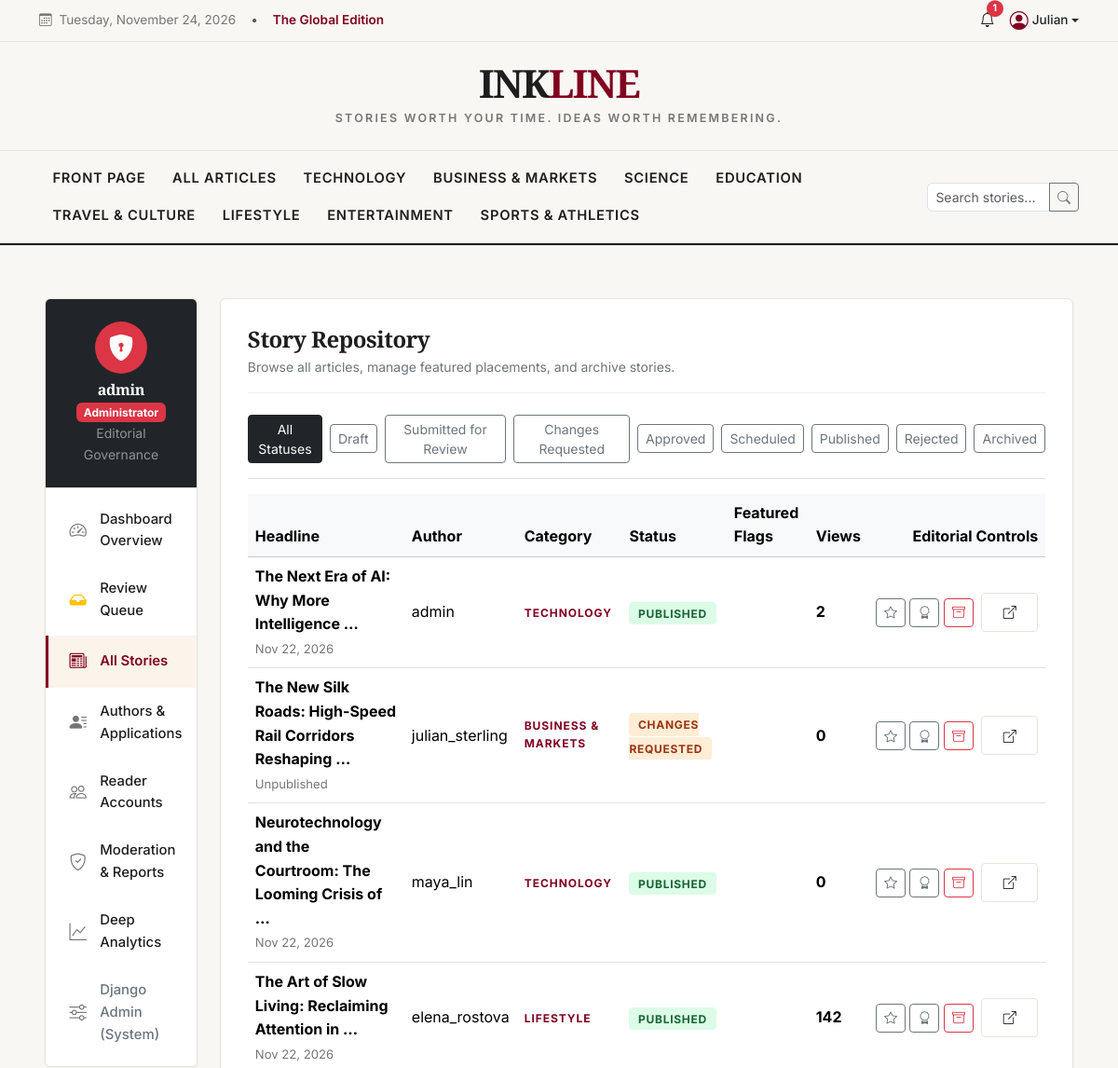
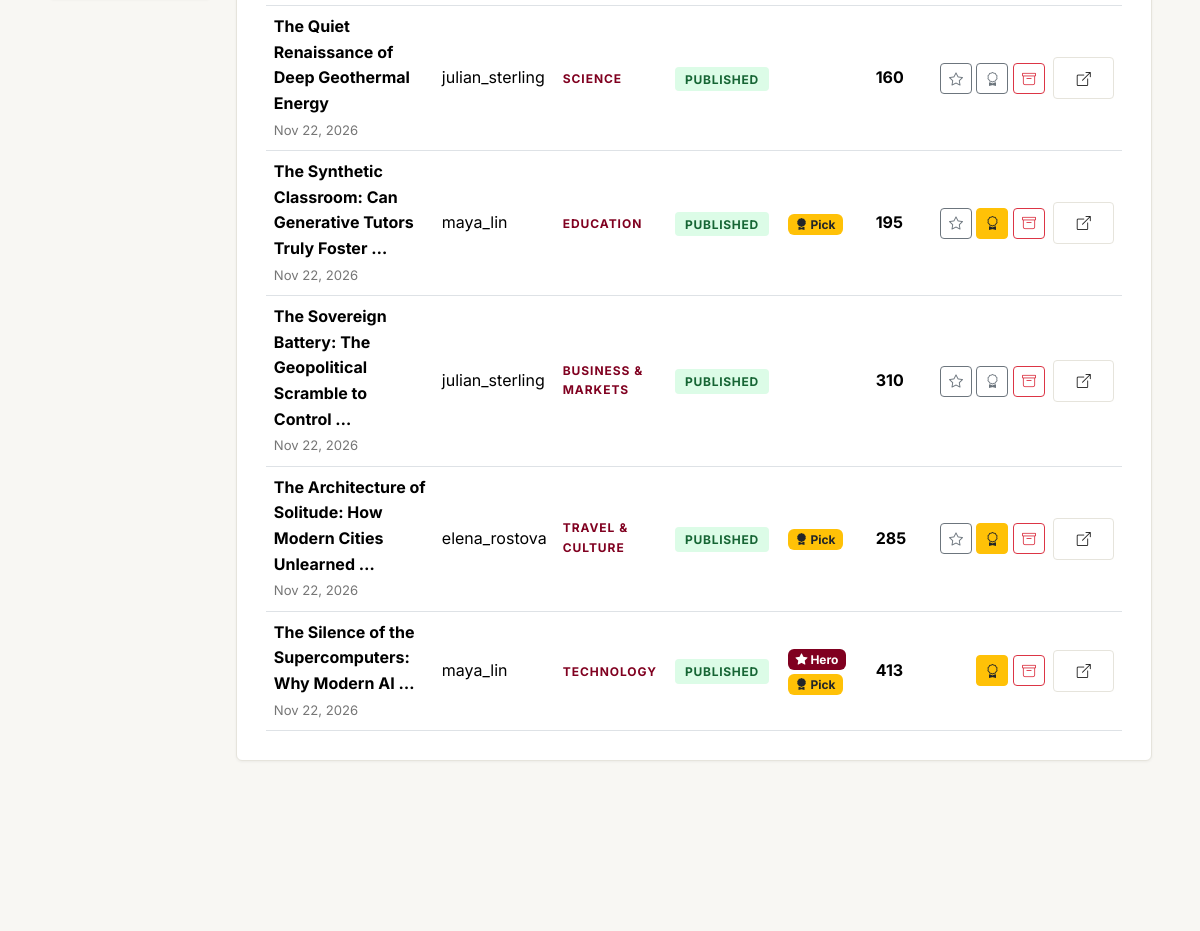
Before: /dashboard/admin-portal/articles/ (signed in, upper part) with the older database file (2 pictures, top to bottom).
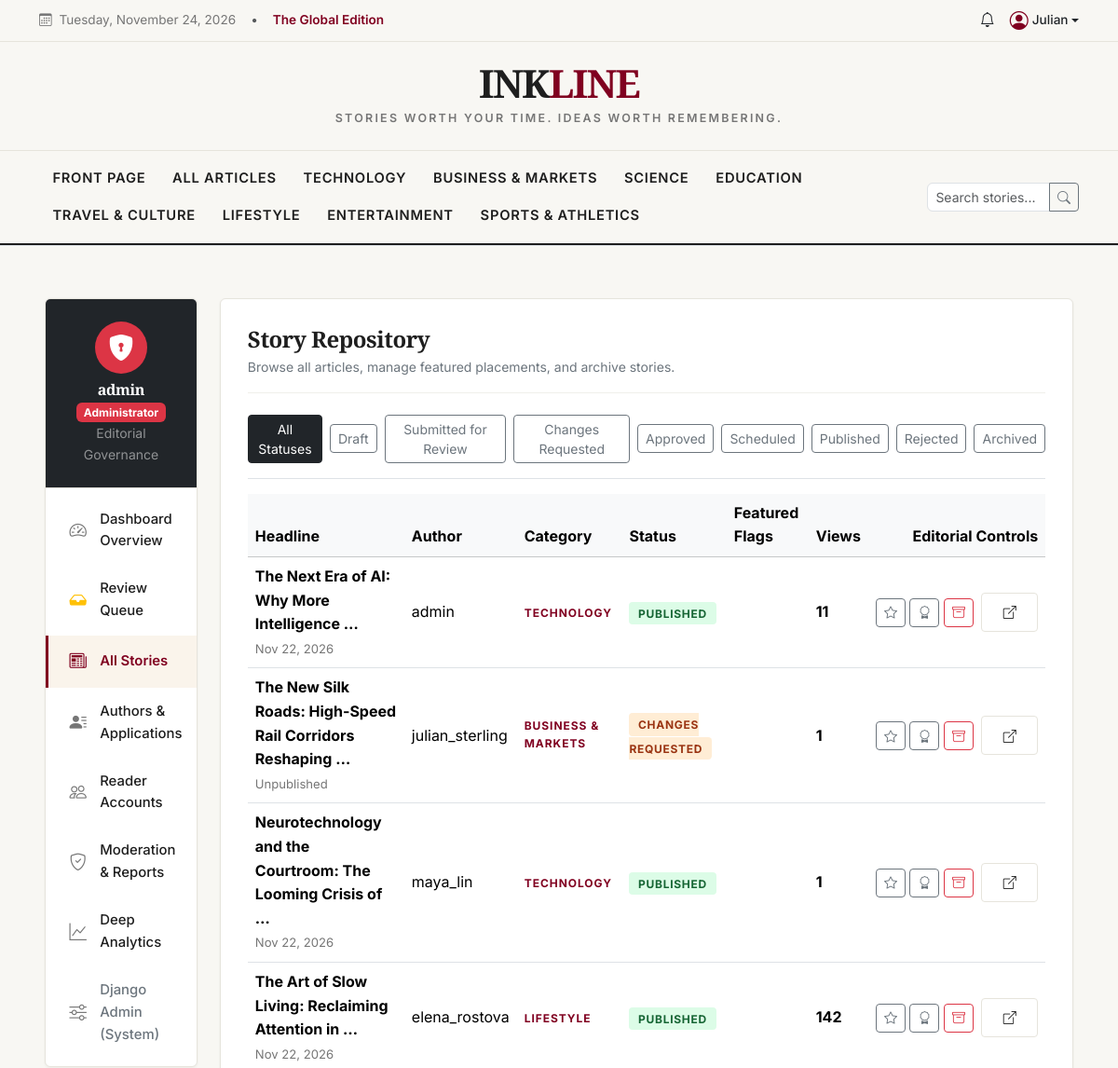
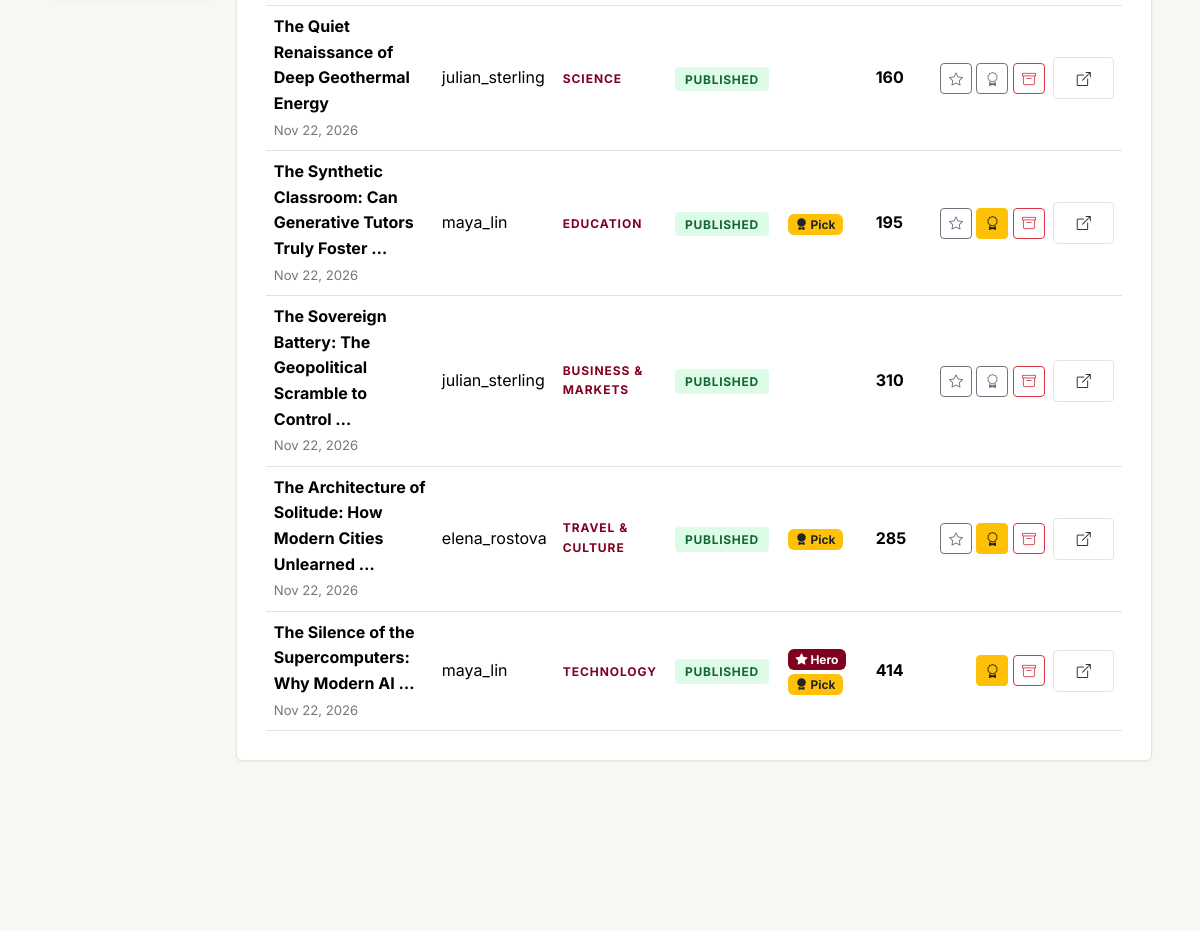
After: the same page with the newer database file (2 pictures, top to bottom).
### articles/models.py (models this page shows, shortened)
class Article(models.Model):
    class ArticleType(models.TextChoices):
        NEWS = 'NEWS', 'News'
        OPINION = 'OPINION', 'Opinion'
        FEATURE = 'FEATURE', 'Feature Story'
        EDITORIAL = 'EDITORIAL', 'Editorial'
        INTERVIEW = 'INTERVIEW', 'Interview'
        LONGFORM = 'LONGFORM', 'Long-form Investigation'
    class ArticleStatus(models.TextChoices):
        DRAFT = 'DRAFT', 'Draft'
        SUBMITTED = 'SUBMITTED', 'Submitted for Review'
        CHANGES_REQUESTED = 'CHANGES_REQUESTED', 'Changes Requested'
        APPROVED = 'APPROVED', 'Approved'
        SCHEDULED = 'SCHEDULED', 'Scheduled'
        PUBLISHED = 'PUBLISHED', 'Published'
        REJECTED = 'REJECTED', 'Rejected'
        ARCHIVED = 'ARCHIVED', 'Archived'
    title = models.CharField(max_length=255)
    subtitle = models.CharField(max_length=350, blank=True)
    slug = models.SlugField(max_length=280, unique=True, db_index=True)
    author = models.ForeignKey(settings.AUTH_USER_MODEL, on_delete=models.CASCADE, related_name='articles')
    category = models.ForeignKey(Category, on_delete=models.PROTECT, related_name='articles')
    tags = models.ManyToManyField(Tag, blank=True, related_name='articles')
    article_type = models.CharField(max_length=20, choices=ArticleType.choices, default=ArticleType.NEWS)
    excerpt = models.TextField(max_length=600, help_text='Short teaser shown to public visitors.')
    content = models.TextField(help_text='Full article content. Protected server-side.')
    cover_image = models.ImageField(upload_to='article_covers/', blank=True, null=True)
    cover_caption = models.CharField(max_length=255, blank=True)
    cover_credit = models.CharField(max_length=150, blank=True)
    status = models.CharField(max_length=20, choices=ArticleStatus.choices, default=ArticleStatus.DRAFT, db_index=True)
    word_count = models.PositiveIntegerField(default=0)
    estimated_reading_time = models.PositiveIntegerField(default=1, help_text='Estimated reading time in minutes')
    views_count = models.PositiveIntegerField(default=0)
    is_featured = models.BooleanField(default=False, help_text='Show in top featured hero banner')
    is_editors_pick = models.BooleanField(default=False, help_text='Show in Editor\'s Picks carousel')
    is_trending = models.BooleanField(default=False, help_text='Manually flag or algorithmically elevated')
    sources = models.TextField(blank=True, help_text='Optional primary sources or citations')
    created_at = models.DateTimeField(auto_now_add=True)
    updated_at = models.DateTimeField(auto_now=True)
    scheduled_at = models.DateTimeField(null=True, blank=True)
    published_at = models.DateTimeField(null=True, blank=True, db_index=True)
    class Meta:
        ordering = ['-published_at', '-created_at']

class Category(models.Model):
    name = models.CharField(max_length=100, unique=True)
    slug = models.SlugField(max_length=120, unique=True)
    description = models.TextField(blank=True)
    icon = models.CharField(max_length=50, default='bi-newspaper', help_text='Bootstrap Icon class')
    accent_color = models.CharField(max_length=30, default='#800020', help_text='Hex color code')
    order = models.PositiveIntegerField(default=0)
    is_active = models.BooleanField(default=True)
    class Meta:
        verbose_name_plural = 'Categories'
        ordering = ['order', 'name']

### accounts/models.py (models this page shows, shortened)
class CustomUser(AbstractUser):
    class Role(models.TextChoices):
        READER = 'READER', 'Reader'
        AUTHOR = 'AUTHOR', 'Author'
        ADMIN = 'ADMIN', 'Administrator'
    email = models.EmailField(unique=True, verbose_name='Email Address')
    role = models.CharField(max_length=20, choices=Role.choices, default=Role.READER)
    is_email_verified = models.BooleanField(default=False)
    email_verification_token = models.CharField(max_length=100, blank=True, null=True)
    created_at = models.DateTimeField(default=timezone.now)
    USERNAME_FIELD = 'username'
    REQUIRED_FIELDS = ['email']
    @property
    def is_author(self):
        return self.role == self.Role.AUTHOR or hasattr(self, 'author_profile') and self.author_profile.is_approved

### dashboards/views.py (the view)
# urls.py: path('admin-portal/articles/', views.admin_all_articles_view, name='admin_all_articles'),
@admin_required
def admin_all_articles_view(request):
    articles_qs = Article.objects.all().select_related('author', 'category').order_by('-created_at')
    status_filter = request.GET.get('status')
    if status_filter:
        articles_qs = articles_qs.filter(status=status_filter)
    search_query = request.GET.get('q', '').strip()
    if search_query:
        articles_qs = articles_qs.filter(
            Q(title__icontains=search_query) | Q(author__username__icontains=search_query)
        )
    paginator = Paginator(articles_qs, 15)
    page_obj = paginator.get_page(request.GET.get('page'))
    return render(request, 'admin_dashboard/all_articles.html', {
        'page_obj': page_obj,
        'status_filter': status_filter,
        'statuses': Article.ArticleStatus.choices,
    })

### accounts/permissions.py (called while the page is built)
def admin_required(view_func):
    @wraps(view_func)
    def _wrapped_view(request, *args, **kwargs):
        if not request.user.is_authenticated:
            messages.warning(request, "Please log in with administrator privileges.")
            return redirect(f"/accounts/login/?next={request.path}")
        if not (request.user.is_staff or request.user.is_superuser or request.user.role == 'ADMIN'):
            messages.error(request, "Administrator access required.")
            return redirect('homepage')
        return view_func(request, *args, **kwargs)
    return _wrapped_view

### articles/context_processors.py (called while the page is built)
def global_categories(request):
    try:
        categories = Category.objects.filter(is_active=True).order_by('order', 'name')
    except Exception:
        categories = []
    return {'global_categories': categories}

### reader_features/context_processors.py (called while the page is built)
def user_notifications_count(request):
    if request.user.is_authenticated:
        try:
            unread_count = Notification.objects.filter(recipient=request.user, is_read=False).count()
        except Exception:
            unread_count = 0
        return {'unread_notifications_count': unread_count}
    return {'unread_notifications_count': 0}

### templates/admin_dashboard/all_articles.html (shortened to what the changed rows need)
{% extends 'admin_dashboard/base_admin.html' %}
{% block admin_content %}
<div class="dashboard-card">
    <div class="table-responsive">
        <table class="table table-hover align-middle mb-0">
            <thead class="table-light">
                <tr>
                    <th>Headline</th>
                    <th>Author</th>
                    <th>Category</th>
                    <th>Status</th>
                    <th>Featured Flags</th>
                    <th>Views</th>
                    <th class="text-end">Editorial Controls</th>
                </tr>
            </thead>
            <tbody>
                {% for art in page_obj %}
                    <tr>
                        <td>
                            <strong class="font-serif d-block">{{ art.title|truncatewords:8 }}</strong>
                            <span class="meta-text">{{ art.published_at|date:"M j, Y"|default:"Unpublished" }}</span>
                        </td>
                        <td>{{ art.author.username }}</td>
                        <td><span class="category-badge mb-0 small">{{ art.category.name }}</span></td>
                        <td>
                            <span class="badge-status badge-status-{{ art.status|lower }}">{{ art.get_status_display }}</span>
                        </td>
                        <td>
                            {% if art.is_featured %}
                                <span class="badge bg-burgundy me-1" title="Top Hero Cover"><i class="bi bi-star-fill"></i> Hero</span>
                            {% endif %}
                            {% if art.is_editors_pick %}
                                <span class="badge bg-warning text-dark me-1" title="Editor's Pick"><i class="bi bi-award-fill"></i> Pick</span>
                            {% endif %}
                        </td>
                        <td><strong>{{ art.views_count }}</strong></td>
                        <td class="text-end text-nowrap">
                            <form action="{% url 'admin_article_toggle_feature' art.id %}" method="POST" class="d-inline">
                                <button type="submit" class="btn btn-sm {% if art.is_featured %}btn-burgundy text-white{% else %}btn-outline-secondary{% endif %}" title="Toggle Hero Featured">
                                    <i class="bi bi-star"></i>
                                </button>
                            </form>
                            <form action="{% url 'admin_article_toggle_feature' art.id %}" method="POST" class="d-inline">
                                <button type="submit" class="btn btn-sm {% if art.is_editors_pick %}btn-warning text-dark{% else %}btn-outline-secondary{% endif %}" title="Toggle Editor's Pick">
                                    <i class="bi bi-award"></i>
                                </button>
                            </form>
                            {% if art.status != 'ARCHIVED' %}
                                <form action="{% url 'admin_article_toggle_feature' art.id %}" method="POST" class="d-inline" onsubmit="return confirm('Archive this story?');">
                                    <button type="submit" class="btn btn-sm btn-outline-danger" title="Archive Story">
                                        <i class="bi bi-archive"></i>
                                    </button>
                                </form>
                            {% endif %}
                            <a href="{% url 'article_detail' art.slug %}" class="btn btn-sm btn-ink-outline ms-1" target="_blank" title="View Story">
                                <i class="bi bi-box-arrow-up-right"></i>
                            </a>
                        </td>
                    </tr>
                {% empty %}
                    <tr>
                        <td colspan="7" class="text-center py-4 text-muted">No articles found.</td>
                    </tr>
                {% endfor %}
            </tbody>
        </table>
    </div>
</div>
{% endblock %}

### templates/components/navbar.html (shortened to what this page needs)
<header class="border-bottom">
    <div class="ink-topbar">
        <div class="container d-flex justify-content-between align-items-center flex-wrap gap-2">
            <div class="d-flex align-items-center gap-3">
                <span><i class="bi bi-calendar3 me-1"></i> {% now "l, F j, Y" %}</span>
                <span class="d-none d-md-inline text-muted">•</span>
                <span class="d-none d-md-inline fw-semibold text-burgundy">The Global Edition</span>
            </div>
            <div class="d-flex align-items-center gap-3">
                {% if user.is_authenticated %}
                    <a href="{% url 'reader_notifications' %}" class="text-decoration-none text-dark position-relative">
                        <i class="bi bi-bell fs-6"></i>
                        {% if unread_notifications_count > 0 %}
                            <span class="position-absolute top-0 start-100 translate-middle badge rounded-pill bg-danger" style="font-size: 0.65rem;">
                                {{ unread_notifications_count }}
                            </span>
                        {% endif %}
                    </a>
                    <div class="dropdown">
                        <a href="#" class="d-flex align-items-center text-dark text-decoration-none dropdown-toggle fw-medium" id="userMenu" data-bs-toggle="dropdown" aria-expanded="false">
                            <i class="bi bi-person-circle fs-5 me-1 text-burgundy"></i>
                            <span>{{ user.first_name|default:user.username }}</span>
                        </a>
                    </div>
                {% else %}
                    <a href="{% url 'login' %}" class="text-decoration-none fw-semibold text-dark me-2">Sign In</a>
                    <a href="{% url 'register' %}" class="btn btn-sm btn-ink-primary">Get Unlimited Access</a>
                {% endif %}
            </div>
        </div>
    </div>
    <div class="container text-center py-4">
        <a href="{% url 'homepage' %}" class="ink-brand">
            INK<span>LINE</span>
        </a>
        <div class="ink-tagline">Stories worth your time. Ideas worth remembering.</div>
    </div>
    <nav class="ink-navbar">
        <div class="container d-flex justify-content-between align-items-center">
            <div class="d-flex align-items-center flex-wrap overflow-x-auto py-1">
                <a class="ink-nav-link {% if request.path == '/' %}active{% endif %}" href="{% url 'homepage' %}">Front Page</a>
                <a class="ink-nav-link {% if request.path == '/articles/' and not request.GET.category %}active{% endif %}" href="{% url 'article_list' %}">All Articles</a>
                {% for category in global_categories %}
                    <a class="ink-nav-link {% if request.resolver_match.kwargs.slug == category.slug %}active{% endif %}" href="{% url 'category_detail' category.slug %}">
                        {{ category.name }}
                    </a>
                {% endfor %}
            </div>
            <form action="{% url 'search' %}" method="GET" class="d-none d-lg-flex align-items-center ms-3" style="max-width: 240px;">
                <div class="input-group input-group-sm">
                    <input type="text" name="q" class="form-control rounded-start" placeholder="Search stories..." value="{{ request.GET.q }}">
                    <button class="btn btn-outline-secondary" type="submit"><i class="bi bi-search"></i></button>
                </div>
            </form>
        </div>
    </nav>
</header>

Changed rows visible on the page:
changed Article "The Next Era of AI: Why More Intelligence …": views_count "2" → "11"
changed Article "Unpublished": views_count "0" → "1"
changed Article "Neurotechnology and the Courtroom: The Looming Crisis of …": views_count "0" → "1"
changed Article "The Silence of the Supercomputers: Why Modern AI …": views_count "413" → "414"
Other visible differences:
{{ unread_notifications_count }}: "1" → (not shown)
